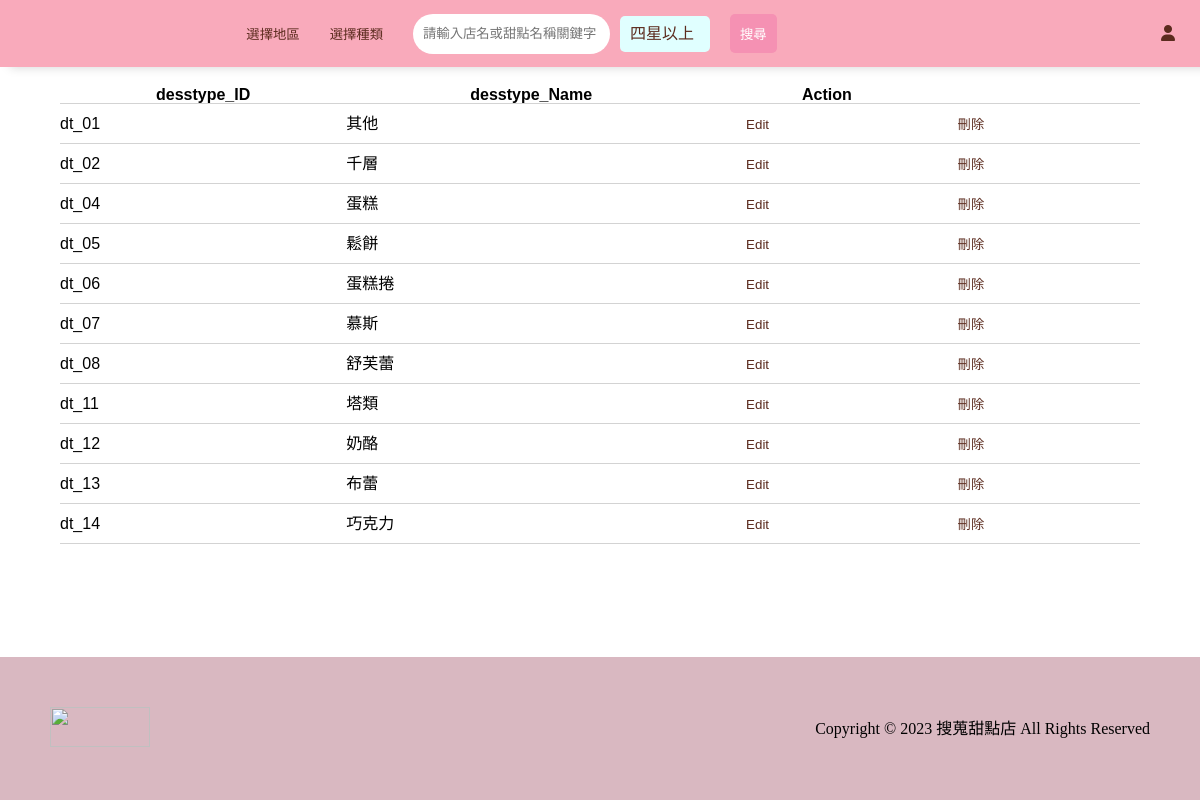
/manager_dessType_Index.php, run on an earlier commit of the app's database.
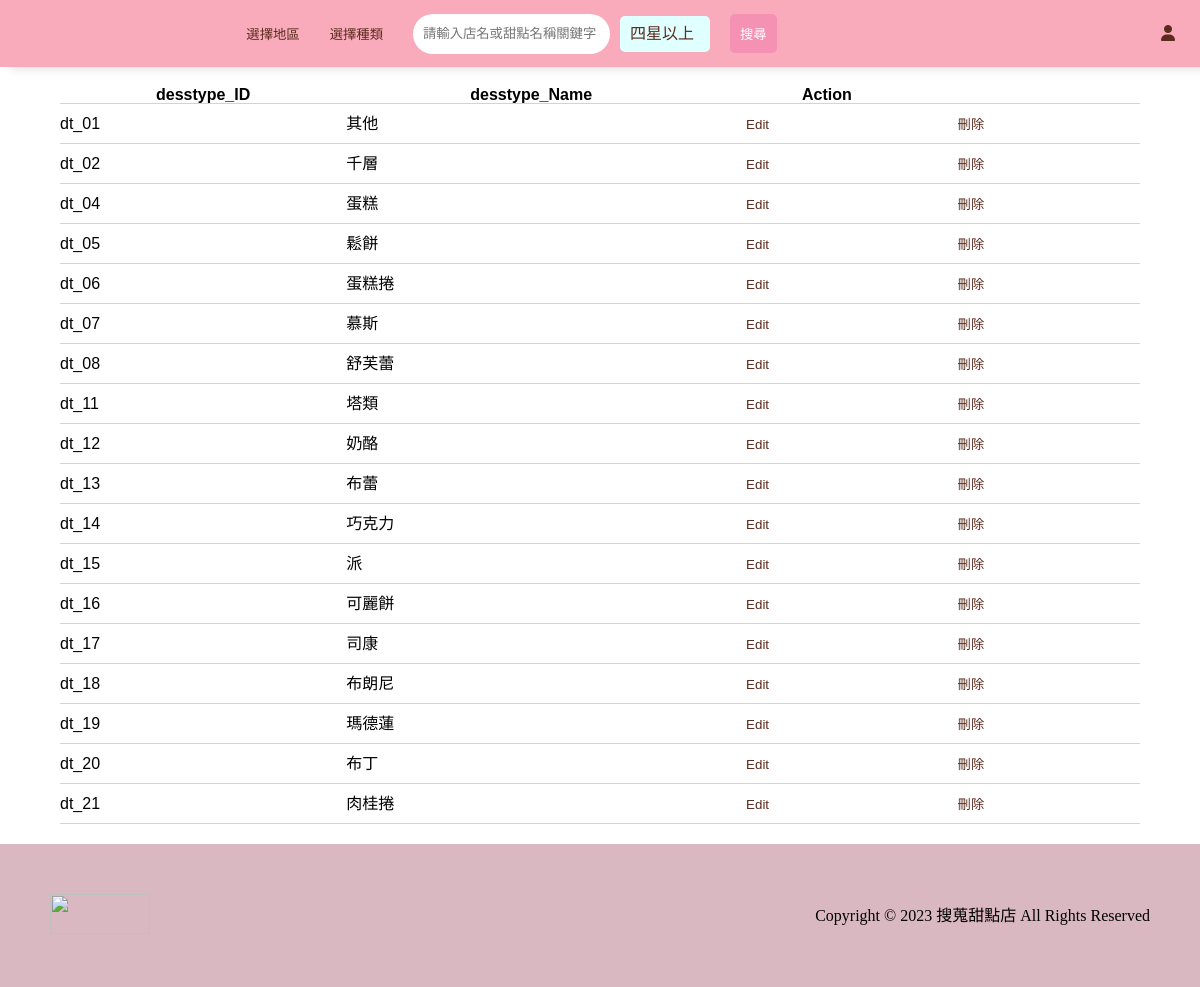
And on a later commit of the database.
### tables this page shows
CREATE TABLE `desstype` (
  `desstype_ID` varchar(15) NOT NULL,
  `desstype_Name` varchar(50) NOT NULL
);

### manager_dessType_Index.php (the view, shortened to what this page needs)
<?php
require_once 'db.php';
?>
<!DOCTYPE html>
<html lang="en">
    <head>
        <link rel="stylesheet" href="https://cdnjs.cloudflare.com/ajax/libs/font-awesome/6.4.2/css/all.min.css">
        <link rel="stylesheet" href="https://cdn.jsdelivr.net/npm/swiper@11/swiper-bundle.min.css" />
        <link rel="stylesheet" href="all.css">
    </head>
    <body>
        <div class="wrap">
            <div class="navbar">
                <?php
                if (isset($_SESSION['nowUser']) && $_SESSION['nowUser']['user_Role'] == "manager")
                {
                    echo "<h1 class='logo'><a href='manager_index.php'>搜蒐甜點店</a></h1>";
                }
                else
                {
                    echo "<h1 class='logo'><a href='index.php'>搜蒐甜點店</a></h1>";
                }
                ?>
                <form action="select.php" method="GET" class="search-section">
                    <input type="button" name="zone-choice" id="index-zone-choice" value="選擇地區">
                    <input type="button" name="style-choice" id="index-style-choice" value="選擇種類">
                    <input type="text" placeholder="請輸入店名或甜點名稱關鍵字" name="keyword" class="search-bar">
                    <div class="search-choice">
                        <label for='four-star-input' id='four-star-label'>四星以上</label>
                        <input type="submit" value="搜尋" class="search-button">
                    </div>
                </form>
                <ul class="nav">
                    <?php
                    if (isset($_SESSION['nowUser']))
                    {
                        if ($_SESSION['nowUser']['user_Role'] == "manager")
                        {
                            echo '<li class="nav-content"><a href="manager_index.php">管理店家</a></li>';
                        }
                        echo '<li class="nav-content"><a href="favorite.php?userid=' . $_SESSION['nowUser']['user_ID'] . '">收藏</a></li>';
                        echo '<li class="nav-content"><a href="gallery.php?userid=' . $_SESSION['nowUser']['user_ID'] . '">圖鑑</a></li>';
                        echo '<li class="nav-content"><a href="user_info.php?userid=' . $_SESSION['nowUser']['user_ID'] . '"><i class="fa-solid fa-user"></i></a></li>';
                    }
                    else
                    {
                        echo '<li class="nav-content"><a href="signup.php"><i class="fa-solid fa-user"></i></a></li>';
                    }
                    ?>
                </ul>
            </div>
            <div class="manager-main">
                <?php
                $sql = "SELECT * FROM desstype";
                $result = $conn->query($sql);
                if ($result->num_rows > 0)
                {
                    echo "<table>";
                    echo "<tr><th>desstype_ID</th><th>desstype_Name</th><th>Action</th></tr>";
                    while ($row = $result->fetch_assoc()){
                        $changed_desstype_ID = $row['desstype_ID'];
                        $changed_desstype_Name = $row['desstype_Name'];
                        echo "<tr>";
                        echo "<td>{$row['desstype_ID']}</td>";
                        echo "<td>{$row['desstype_Name']}</td>";
                        echo "<td><button class='search-button modify-button'  onclick= \"modifyRow('$changed_desstype_ID' ,'$changed_desstype_Name')\")'>Edit</button>";
                        echo "<td><button type='submit'  onclick=\"deletionDessType('$changed_desstype_ID')\" >刪除</button></td>";
                        echo "</tr>";
                    }
                    echo "</table>";
                }
                else{
                    echo "0 results";
                }
                ?>
            </div>
        </div>
        <div class="footer">
            <div class="left-footer"><img src='../image/logo-4.png'></div>
            <div class="right-footer">
                <p>Copyright © 2023 搜蒐甜點店 All Rights Reserved</p>
            </div>
        </div>
    </body>
</html>

### all.css (style rules this page uses)
html, body, div, span, applet, object, iframe, h1, h2, h3, h4, h5, h6, p, blockquote, pre, a, abbr, acronym, address, big, cite, code, del, dfn, em, img, ins, kbd, q, s, samp, small, strike, strong, sub, sup, tt, var, b, u, i, center, dl, dt, dd, ol, ul, li, fieldset, form, label, legend, table, caption, tbody, tfoot, thead, tr, th, td, article, aside, canvas, details, embed, figure, figcaption, footer, header, hgroup, menu, nav, output, ruby, section, summary, time, mark, audio, video { margin: 0; padding: 0; border: 0; font-size: 100%; font: inherit; vertical-align: baseline; }
body { line-height: 1; }
ol, ul { list-style: none; }
table { border-collapse: collapse; border-spacing: 0; }
html { height: 100%; }
body { height: 100%; display: flex; flex-direction: column; }
.wrap { flex-grow: 1; width:100%; margin:0 auto; font-family:'Helvetica'; }
.navbar-index,.navbar { display: flex; justify-content: space-between; align-items: center; padding:5px; background-color:#F9AABB; opacity: 1.0; }
.navbar { box-shadow: 10px 0px 10px lightgray; justify-content: space-between; }
.logo { margin-left:30px; margin-right:30px; text-indent:101%; overflow:hidden; white-space:nowrap; background-image:url('../image/logo-4.png'); background-size: contain; background-repeat: no-repeat; background-position: center; }
.logo a { display:block; width:120px; height:50px; }
.nav { display: flex; justify-content: flex-end; width:30%; }
.nav a { display: block; padding:20px; }
.nav-content a { text-decoration: none; display: block; color:#5B2B1E; font-weight: bold; }
.main,.manager-main { width:90%; margin:0 auto; }
.manager-main table { width:100%; margin:20px auto; }
.manager-main table th { font-weight: bold; text-align: center; vertical-align: middle; }
.manager-main button { padding:10px 20px; border: none; background-color:transparent; color:#5B2B1E; border-radius: 5px; }
.manager-main tr { border-bottom:1px solid lightgray; }
img { height:200px; width:300px; }
.search-section { display: flex; justify-content: center; align-items: center; }
.search-choice { display: flex; justify-content: space-evenly; align-items: center; }
.search-bar { width:50%; height:20px; padding:10px; border:1px solid gray; background-color:white; display: block; margin:0 10px; border-radius:30px; }
.search-section input { padding:10px; border:none; margin-right:10px; }
#index-zone-choice,#index-style-choice { color:#5B2B1E; background-color: transparent; border: none; }
#no-visited-label,#four-star-label { background:lightcyan; padding:10px; color:#5B2B1E; margin-right:10px; border:none; border-radius:5px; }
#four-star-label { width:70px; }
.search-button { border:0px; background-color: #F591B3; color:white; padding:10px; border-radius: 5px; margin-left:10px; }
.footer { background-color: #D9B8C1; display: flex; justify-content: space-between; align-items: center; padding:50px; }
.left-footer img { width:100px; height:40px; }

What changed in the data, as far as the page shows it:
added desstype: desstype_ID "dt_15", desstype_Name "派"
added desstype: desstype_ID "dt_16", desstype_Name "可麗餅"
added desstype: desstype_ID "dt_17", desstype_Name "司康"
added desstype: desstype_ID "dt_18", desstype_Name "布朗尼"
added desstype: desstype_ID "dt_19", desstype_Name "瑪德蓮"
added desstype: desstype_ID "dt_20", desstype_Name "布丁"
added desstype: desstype_ID "dt_21", desstype_Name "肉桂捲"
